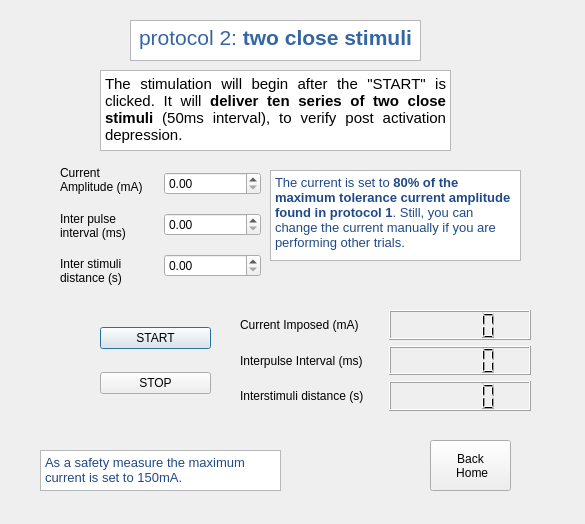
<?xml version="1.0" encoding="UTF-8"?>
<ui version="4.0">
 <class>Protocol2</class>
 <widget class="QDialog" name="Protocol2">
  <property name="geometry">
   <rect>
    <x>0</x>
    <y>0</y>
    <width>585</width>
    <height>524</height>
   </rect>
  </property>
  <property name="windowTitle">
   <string>Dialog</string>
  </property>
  <widget class="QTextBrowser" name="Text_Note">
   <property name="geometry">
    <rect>
     <x>40</x>
     <y>450</y>
     <width>241</width>
     <height>41</height>
    </rect>
   </property>
   <property name="html">
    <string>&lt;!DOCTYPE HTML PUBLIC &quot;-//W3C//DTD HTML 4.0//EN&quot; &quot;http://www.w3.org/TR/REC-html40/strict.dtd&quot;&gt;
&lt;html&gt;&lt;head&gt;&lt;meta name=&quot;qrichtext&quot; content=&quot;1&quot; /&gt;&lt;style type=&quot;text/css&quot;&gt;
p, li { white-space: pre-wrap; }
&lt;/style&gt;&lt;/head&gt;&lt;body style=&quot; font-family:'Ubuntu'; font-size:11pt; font-weight:400; font-style:normal;&quot;&gt;
&lt;p style=&quot; margin-top:0px; margin-bottom:0px; margin-left:0px; margin-right:0px; -qt-block-indent:0; text-indent:0px;&quot;&gt;&lt;span style=&quot; font-size:10pt; color:#204a87;&quot;&gt;As a safety measure the maximum current is set to 150mA.&lt;/span&gt;&lt;/p&gt;&lt;/body&gt;&lt;/html&gt;</string>
   </property>
  </widget>
  <widget class="QWidget" name="layoutWidget">
   <property name="geometry">
    <rect>
     <x>100</x>
     <y>310</y>
     <width>111</width>
     <height>101</height>
    </rect>
   </property>
   <layout class="QVBoxLayout" name="verticalLayout">
    <item>
     <widget class="QPushButton" name="Button_Start">
      <property name="text">
       <string>START</string>
      </property>
     </widget>
    </item>
    <item>
     <widget class="QPushButton" name="Button_Stop">
      <property name="text">
       <string>STOP</string>
      </property>
     </widget>
    </item>
   </layout>
  </widget>
  <widget class="QTextBrowser" name="Text_Description">
   <property name="geometry">
    <rect>
     <x>100</x>
     <y>70</y>
     <width>351</width>
     <height>81</height>
    </rect>
   </property>
   <property name="html">
    <string>&lt;!DOCTYPE HTML PUBLIC &quot;-//W3C//DTD HTML 4.0//EN&quot; &quot;http://www.w3.org/TR/REC-html40/strict.dtd&quot;&gt;
&lt;html&gt;&lt;head&gt;&lt;meta name=&quot;qrichtext&quot; content=&quot;1&quot; /&gt;&lt;style type=&quot;text/css&quot;&gt;
p, li { white-space: pre-wrap; }
&lt;/style&gt;&lt;/head&gt;&lt;body style=&quot; font-family:'Ubuntu'; font-size:11pt; font-weight:400; font-style:normal;&quot;&gt;
&lt;p align=&quot;justify&quot; style=&quot; margin-top:0px; margin-bottom:0px; margin-left:0px; margin-right:0px; -qt-block-indent:0; text-indent:0px;&quot;&gt;The stimulation will begin after the &amp;quot;START&amp;quot; is clicked. It will &lt;span style=&quot; font-weight:600;&quot;&gt;deliver ten series of two close stimuli &lt;/span&gt;(50ms interval), to verify post activation depression.&lt;/p&gt;&lt;/body&gt;&lt;/html&gt;</string>
   </property>
  </widget>
  <widget class="QTextBrowser" name="Text_Title">
   <property name="geometry">
    <rect>
     <x>130</x>
     <y>20</y>
     <width>291</width>
     <height>41</height>
    </rect>
   </property>
   <property name="html">
    <string>&lt;!DOCTYPE HTML PUBLIC &quot;-//W3C//DTD HTML 4.0//EN&quot; &quot;http://www.w3.org/TR/REC-html40/strict.dtd&quot;&gt;
&lt;html&gt;&lt;head&gt;&lt;meta name=&quot;qrichtext&quot; content=&quot;1&quot; /&gt;&lt;style type=&quot;text/css&quot;&gt;
p, li { white-space: pre-wrap; }
&lt;/style&gt;&lt;/head&gt;&lt;body style=&quot; font-family:'Ubuntu'; font-size:11pt; font-weight:400; font-style:normal;&quot;&gt;
&lt;p align=&quot;center&quot; style=&quot; margin-top:0px; margin-bottom:0px; margin-left:0px; margin-right:0px; -qt-block-indent:0; text-indent:0px;&quot;&gt;&lt;span style=&quot; font-size:16pt; color:#3465a4;&quot;&gt;protocol 2:&lt;/span&gt;&lt;span style=&quot; font-size:16pt; font-weight:600; color:#3465a4;&quot;&gt; two close stimuli&lt;/span&gt;&lt;/p&gt;&lt;/body&gt;&lt;/html&gt;</string>
   </property>
  </widget>
  <widget class="QPushButton" name="Button_Home">
   <property name="geometry">
    <rect>
     <x>430</x>
     <y>440</y>
     <width>81</width>
     <height>51</height>
    </rect>
   </property>
   <property name="text">
    <string>Back 
 Home</string>
   </property>
  </widget>
  <widget class="QTextBrowser" name="textBrowser_2">
   <property name="geometry">
    <rect>
     <x>270</x>
     <y>170</y>
     <width>251</width>
     <height>91</height>
    </rect>
   </property>
   <property name="html">
    <string>&lt;!DOCTYPE HTML PUBLIC &quot;-//W3C//DTD HTML 4.0//EN&quot; &quot;http://www.w3.org/TR/REC-html40/strict.dtd&quot;&gt;
&lt;html&gt;&lt;head&gt;&lt;meta name=&quot;qrichtext&quot; content=&quot;1&quot; /&gt;&lt;style type=&quot;text/css&quot;&gt;
p, li { white-space: pre-wrap; }
&lt;/style&gt;&lt;/head&gt;&lt;body style=&quot; font-family:'Ubuntu'; font-size:11pt; font-weight:400; font-style:normal;&quot;&gt;
&lt;p style=&quot; margin-top:0px; margin-bottom:0px; margin-left:0px; margin-right:0px; -qt-block-indent:0; text-indent:0px;&quot;&gt;&lt;span style=&quot; font-size:10pt; color:#204a87;&quot;&gt;The current is set to &lt;/span&gt;&lt;span style=&quot; font-size:10pt; font-weight:600; color:#204a87;&quot;&gt;80% of the maximum tolerance current amplitude found in protocol 1&lt;/span&gt;&lt;span style=&quot; font-size:10pt; color:#204a87;&quot;&gt;. Still, you can change the current manually if you are performing other trials.&lt;/span&gt;&lt;/p&gt;&lt;/body&gt;&lt;/html&gt;</string>
   </property>
  </widget>
  <widget class="QWidget" name="">
   <property name="geometry">
    <rect>
     <x>60</x>
     <y>160</y>
     <width>201</width>
     <height>131</height>
    </rect>
   </property>
   <layout class="QHBoxLayout" name="horizontalLayout">
    <item>
     <layout class="QVBoxLayout" name="verticalLayout_2">
      <item>
       <widget class="QLabel" name="Label_CurrentAmplitude">
        <property name="text">
         <string>Current 
Amplitude (mA)</string>
        </property>
       </widget>
      </item>
      <item>
       <widget class="QLabel" name="Label_IPI">
        <property name="text">
         <string>Inter pulse 
interval (ms)</string>
        </property>
       </widget>
      </item>
      <item>
       <widget class="QLabel" name="Label_ISD">
        <property name="text">
         <string>Inter stimuli 
distance (s)</string>
        </property>
       </widget>
      </item>
     </layout>
    </item>
    <item>
     <layout class="QVBoxLayout" name="verticalLayout_3">
      <item>
       <widget class="QDoubleSpinBox" name="SpinBox_CurrentAmplitude"/>
      </item>
      <item>
       <widget class="QDoubleSpinBox" name="SpinBox_IPI"/>
      </item>
      <item>
       <widget class="QDoubleSpinBox" name="SpinBox_ISD"/>
      </item>
     </layout>
    </item>
   </layout>
  </widget>
  <widget class="QWidget" name="">
   <property name="geometry">
    <rect>
     <x>240</x>
     <y>310</y>
     <width>291</width>
     <height>101</height>
    </rect>
   </property>
   <layout class="QHBoxLayout" name="horizontalLayout_2">
    <item>
     <layout class="QVBoxLayout" name="verticalLayout_4">
      <item>
       <widget class="QLabel" name="Label_currentImposed">
        <property name="text">
         <string>Current Imposed (mA)</string>
        </property>
       </widget>
      </item>
      <item>
       <widget class="QLabel" name="Label_IPIImposed">
        <property name="text">
         <string>Interpulse Interval (ms)</string>
        </property>
       </widget>
      </item>
      <item>
       <widget class="QLabel" name="Label_ISDImposed">
        <property name="text">
         <string>Interstimuli distance (s)</string>
        </property>
       </widget>
      </item>
     </layout>
    </item>
    <item>
     <layout class="QVBoxLayout" name="verticalLayout_5">
      <item>
       <widget class="QLCDNumber" name="lcd_currentImposed"/>
      </item>
      <item>
       <widget class="QLCDNumber" name="lcdNumber_IPIImposed"/>
      </item>
      <item>
       <widget class="QLCDNumber" name="lcdNumber_ISDImposed"/>
      </item>
     </layout>
    </item>
   </layout>
  </widget>
 </widget>
 <resources/>
 <connections/>
</ui>
